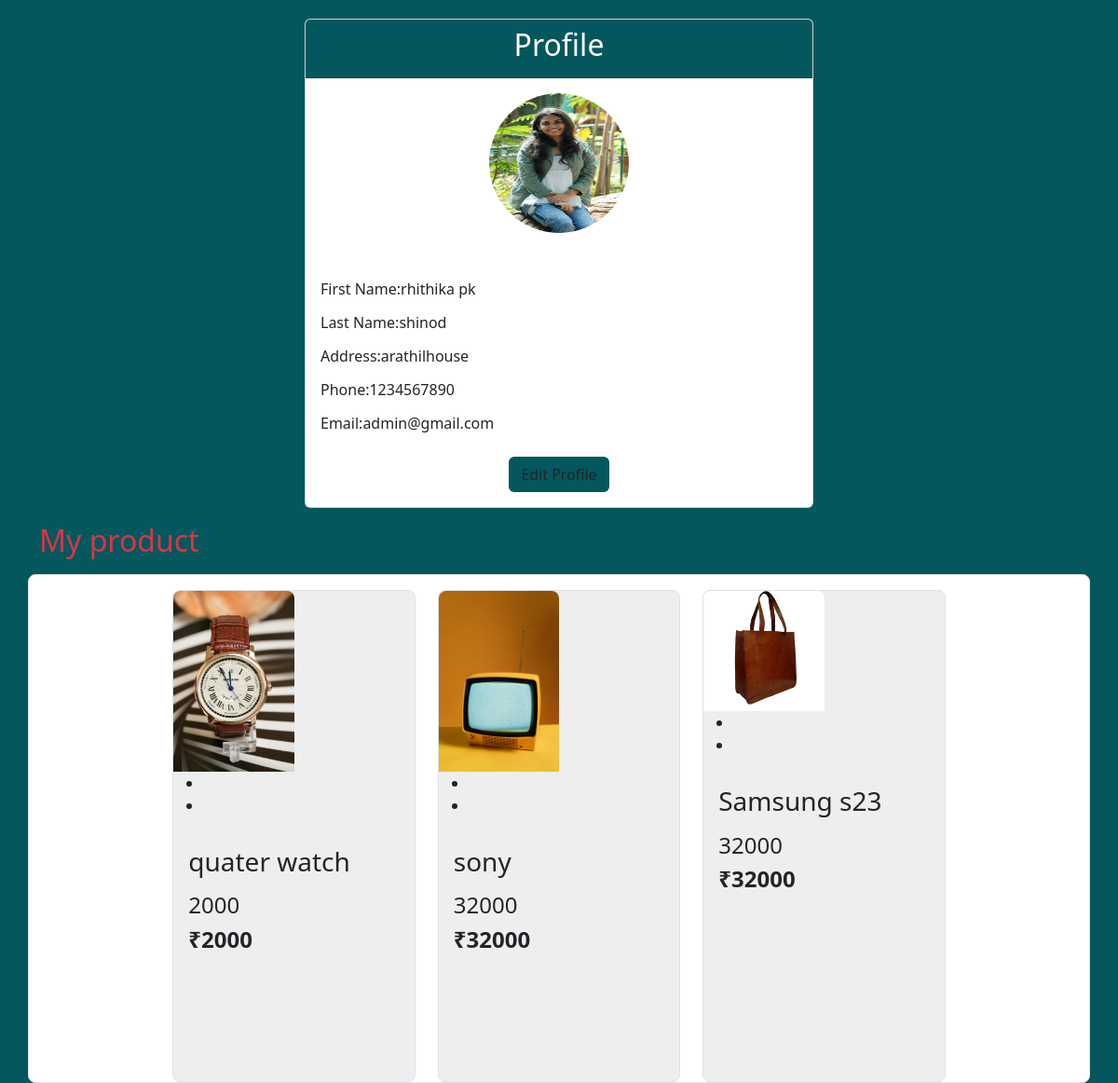
The page /profiledetail/1/detail (signed in) on the database its author committed.
### scrap/models.py (models this page shows, shortened)
class UserProfile(models.Model):
    user=models.OneToOneField(User,on_delete=models.CASCADE,related_name="profile")
    first_name=models.CharField(max_length=200,null=True)
    last_name=models.CharField(max_length=200,null=True)
    address=models.CharField(max_length=200)
    phone=models.CharField(max_length=200)
    profile_pic=models.ImageField(upload_to="profilepics")

class Scrap(models.Model):
    name=models.CharField(max_length=200)
    condition=models.CharField(max_length=200)
    price=models.PositiveIntegerField()
    picture=models.ImageField(upload_to="scrapimages",null=True ,blank=True)
    user=models.ForeignKey(User,on_delete=models.CASCADE,related_name="user_scrap")
    place=models.CharField(max_length=200)
    category=models.ForeignKey(Category,on_delete=models.CASCADE,related_name="scrap_category")
    created_date=models.DateTimeField(auto_now_add=True)
    status_option=(
        ("sold","sold"),
        ("available","available")
    )
    status=models.CharField(choices=status_option, max_length=200,default="available")

### scrap/views.py (the view)
# urls.py: path("profiledetail/<int:pk>/detail",views.ProfileDetailView.as_view(),name="profiledetail"),
@method_decorator(decs,name="dispatch")
class ProfileDetailView(DetailView):
    template_name="profiledetail.html"
    model=UserProfile
    context_object_name="data"

### scrap/decorator.py (called while the page is built)
def login_required(fn):
    def wrapper(request,*args,**kwargs):
        if not request.user.is_authenticated:
            messages.error(request,"invalid session")
            return redirect("signin")
        else:
            return fn(request,*args,**kwargs)
    return wrapper

### scrap/templates/profiledetail.html (shortened to what this page needs)
<!DOCTYPE html>
{% load static %}
<html lang="en">
<head>
    <link href="https://cdn.jsdelivr.net/npm/bootstrap@5.3.2/dist/css/bootstrap.min.css" rel="stylesheet"
>
</head>
<body>
    <div class="container mt-1">
        <div class="row justify-content-center">
            <div class="col-md-8 col-lg-6">
                <div class="card mb-3 mt-3">
                    <div class="card-header text-white text-center">
                        <h2>Profile</h2>
                    </div>
                    <div class="card-body p-3">
                        <form method="post" enctype="multipart/form-data">
                            <div class="text-center mb-5">
                                {%if data.profile_pic%}
                                <img src="{{data.profile_pic.url}}" alt="avatar" class="rounded-circle img-fluid" style="width: 150px; height: 150px;">
                            {%else%}
                                <img src="{%static 'box/images/profile.png'%}" alt="avatar" class="rounded-circle img-fluid" style="width: 150px;">
                            {%endif%}
                            </div>
                            <div class="mb-1">
                                <label for="first_name" class="form-label">First Name:{{ data.first_name }}</label>
                            </div>
                            <div class="mb-1">
                                <label for="last_name" class="form-label">Last Name:{{ data.last_name }}</label>
                            </div>
                            <div class="mb-1">
                                <label for="address" class="form-label">Address:{{ data.address }}</label>
                            </div>
                            <div class="mb-1">
                                <label for="phone" class="form-label">Phone:{{ data.phone }}</label>
                            </div>
                            <div class="mb-1">
                                <label for="email" class="form-label">Email:{{ user.email }}</label>
                            </div>
                            <div class="text-center mt-3">
                                <a href="{% url 'profileedit' data.id %}" class="btn btn-edit">Edit Profile</a>
                            </div>
                        </form>
                    </div>
                </div>
            </div>
        </div>
    </div>
    <div class="container">
        <h2 class="text-danger">My product</h2>
        <div class="row mt-3 d-flex justify-content-center bg-white rounded-3 border">
        {%for product in data.user.user_scrap.all%}
          <div class="col-md-4 col-lg-3 col-6">
            <div id="product-1" class="single-product border rounded-3 mt-3" style="height: 33em; background-color: #eee;">
                  <div class="part-1">
                      <a href="{%url 'scrapdetails' product.id%}">
                        <img class="w-50 h-50 rounded-top-3" src="{{product.picture.url}}" alt="">
                      </a>
                      <ul>
                          <li><a class="pop-btn" style="text-decoration: none; background-color: transparent; border: none; padding: 0;" href="{%url 'scrapupdate' product.id%}"></a></li>
                          <li><a class="pop-btn" style="text-decoration: none; background-color: transparent; border: none; padding: 0;" href="{%url 'delete' product.id%}"></a></li>
                      </ul>
                  </div>
                  <div class="part-2 p-3 d-flex flex-column">
                      <h3 class="product-title">{{product.name}}</h3>
                      <h4 class="product-old-price">{{product.price}}</h4>
                      <h4 class="fw-bold ">₹{{product.price}}</h4>
                  </div>
            </div>
          </div>
          {%endfor%}
</body>
</html>

### scrap/templates/profiledetail.html (style rules this page uses)
body { background:#05575e }
.card-header,.btn-edit { background:#05575e }

### rows shown on the page
UserProfile: profile_pic (picture), first_name "rhithika pk", last_name "shinod", address "arathilhouse", phone "1234567890"
Scrap: picture (picture), name "quater watch", price "2000"
Scrap: picture (picture), name "sony", price "32000"
Scrap: picture (picture), name "Samsung s23", price "32000"

### other values the page prints
{{ user.email }} "admin@gmail.com"
